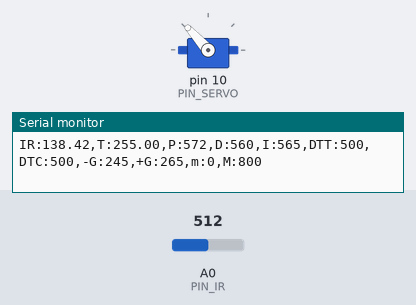
Simulated run of this sketch. Board: Arduino Uno, built with avr-gcc and run on an emulated ATmega328P. Parts: servo, the last lines printed to the serial monitor. The test bench sets the inputs (shaded band); at power-on: A0 (PIN_IR) = 512.

Above: at 1.2 s.
1.3 s: A0 (PIN_IR) set to 400
4.3 s: A0 (PIN_IR) set to 245
At 4.45 s:
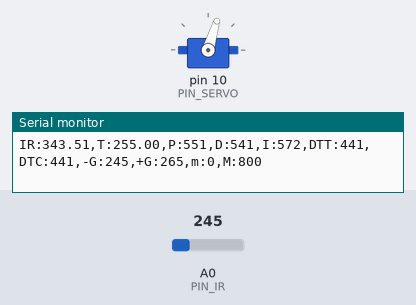
At 4.95 s:
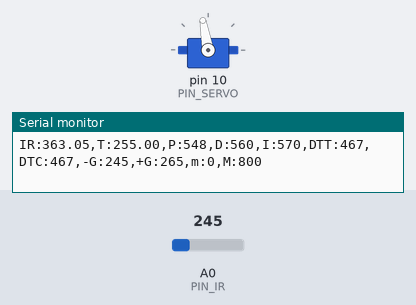
7.3 s: A0 (PIN_IR) set to 306
10.3 s: A0 (PIN_IR) set to 511
Timing chart, 0 to 13.3 s (numbered marks = the images above; inputs shaded):
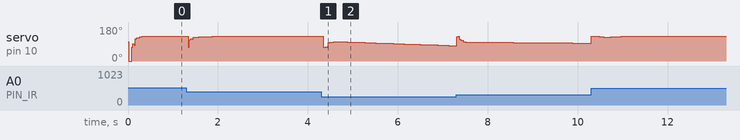

The sketch:

pid.ino
```cpp
#include <Servo.h>

/////////////////////////////
// Configurable parameters //
/////////////////////////////

// Arduino pin assignment
#define PIN_LED 9                            // [1234] LED를 아두이노의 GPIO 9번 핀에 연결
#define PIN_SERVO 10    //[3152] 서보모터를 아두이노의 10번 핀에 연결
#define PIN_IR A0     //[3158] IR센서를 아두이노의 A0 핀에 연결

// Framework setting
#define _DIST_TARGET 255  //[3166]목표로 하는 탁구공 중심 위치까지 거리255mm로 고정
#define _DIST_MIN 10                       //[3164] 최소 측정 거리 10mm로 고정
#define _DIST_MAX 410   // [3401] 측정 거리의 최댓값를 410mm로 설정

// Distance sensor
//#define _INTERVAL_DIST 30  // DELAY_MICROS * samples_num^2 의 값이 최종 거리측정 인터벌임. 넉넉하게 30ms 잡음.
#define DELAY_MICROS  1500 // 필터에 넣을 샘플값을 측정하는 딜레이(고정값!)
#define EMA_ALPHA 0.35
#define _DIST_ALPHA 0.35  // [3162] ema 필터의 alpha 값을 0.0으로 설정

// Servo range
#define _DUTY_MIN 1300    //[3148]  서보의 가동 최소 각도(0
#define _DUTY_NEU 1600      //[3150] servo neutral position (90 degree)
#define _DUTY_MAX 1900                // [3169] 서보의 최대 가동 각도(180º)

// Servo speed control
#define _SERVO_ANGLE 30   //[3159] 서보의 각도(30º)
//[3150] 레일플레이트가 사용자가 원하는 가동범위를 움직일때, 이를 움직이게 하는 서보모터의 가동범위
#define _SERVO_SPEED 1250             //[3147]  서보 속도를 30으로 설정
#define INTERVAL 20

// Event periods
#define _INTERVAL_DIST 30   // [3153] Distance Sensing을 20(ms) 마다 실행한다.
#define _INTERVAL_SERVO 20 // [3401] 서보를 20ms마다 조작하기
#define _INTERVAL_SERIAL 100  // [3151] 시리얼 0.1초 마다 업데이트

// PID parameters
#define _KP 2.2       // [3158] 비례상수 설정
#define _KD 19.0 * 1.2     // [3159] 미분제어 상수
#define _KI 0.02 * 1.15    //[3157] 적분제어 상수

float ema_dist=0;            // EMA 필터에 사용할 변수
float filtered_dist;       // 최종 측정된 거리값을 넣을 변수. loop()안에 filtered_dist = filtered_ir_distance(); 형태로 사용하면 됨.
float samples_num = 3;     // 스파이크 제거를 위한 부분필터에 샘플을 몇개 측정할 것인지. 3개로 충분함! 가능하면 수정하지 말 것.

//////////////////////
// global variables //
//////////////////////

// Servo instance
Servo myservo;  // [3153] Servo를 제어할 Object를 생성해 준다
// Distance sensor
float dist_target; // location to send the ball
float dist_raw, dist_ema;    //[3160] 실제 거리측정값과 ema필터를 적용한 값을 저장할 변수

// Event periods
unsigned long last_sampling_time_dist, last_sampling_time_servo, last_sampling_time_serial; // [3162] 거리, 서보, 시리얼에 대한 마지막 샘플링 시간을 나타내는 변수
bool event_dist, event_servo, event_serial; // [5283] 거리센서, 서보, 시리얼 모니터의 발생을 지시하는 변수

// Servo speed control
int duty_chg_per_interval;    //[3167] 주기동안 duty 변화량 변수
int duty_target, duty_curr;    // [3157] 서보의 목표위치와 서보에 실제로 입력할 위치

// PID variables
float error_curr, error_prev, control, pterm, dterm, iterm; // [3401] 비례 제어를 위한 전에 측정한 오차, 새로 측정한 오차 값, 비례항, 적분항, 미분항 변수
int a,b;
void setup() {
// initialize GPIO pins for LED and attach servo
  myservo.attach(PIN_SERVO);  // [3155] Servo 핀 설정
// initialize global variables
  last_sampling_time_dist = last_sampling_time_servo = last_sampling_time_serial = 0; // [3155] 샘플링 시각 기록 변수 초기화
  event_dist = event_servo = event_serial = false;  // [3155] 이벤트 bool값 초기화
  dist_target = _DIST_TARGET; // [3147] 목표지점 변수 초기화


// move servo to neutral position
  myservo.writeMicroseconds(1600); // [3147] 서보를 중간으로 이동
// initialize serial port
    Serial.begin(57600);                          // [3169] 57600 보드레이트로 아두이노와 통신
    a = 68.5;
    b = 271;
    iterm = 0.0;
// convert angle speed into duty change per interval.
  duty_chg_per_interval = int((_DUTY_MAX - _DUTY_MIN) * (_SERVO_SPEED /  _SERVO_ANGLE) * (float(INTERVAL) / 1000.0));    //[3159] 서보 각속도에 맞추어 센서 인식 간격 변경? [3150] 서보의 각속도를 원하는 Angle로 나누어 interval을 설정한다.
}

void loop() {
/////////////////////
// Event generator // [3155] 설정된 주기마다 이벤트 생성
/////////////////////
unsigned long time_curr = millis();
  if(time_curr >= last_sampling_time_dist + _INTERVAL_DIST) {
        last_sampling_time_dist += _INTERVAL_DIST;
        event_dist = true;
  }
  if(time_curr >= last_sampling_time_servo + _INTERVAL_SERVO) {
        last_sampling_time_servo += _INTERVAL_SERVO;
        event_servo = true;
  }
  if(time_curr >= last_sampling_time_serial + _INTERVAL_SERIAL) {
        last_sampling_time_serial += _INTERVAL_SERIAL;
        event_serial = true;
  }


////////////////////
// Event handlers //
////////////////////

  if(event_dist) {
     event_dist = false;
  // get a distance reading from the distance sensor
     float dist_filtered = filtered_ir_distance();  // [3157] 적외선 센서로 측정한 값에 필터를 적용한 값

     dist_filtered = 100 + 300.0 / (b - a) * (dist_filtered - a);

  // PID control logic
    error_curr = _DIST_TARGET - dist_filtered; // [3158] 목표값 에서 현재값을 뺀 값이 오차값
    dterm = _KD*(error_curr-error_prev); //[3148] dterm 추가
    pterm = _KP*error_curr;
    iterm += _KI*error_curr;
    control = pterm + dterm + iterm;      // [3158] P제어 이기때문에 pterm만 있음
//[3162] D제어를 위해 dterm 추가
  // duty_target = f(duty_neutral, control)
    duty_target = _DUTY_NEU + control  ;   //[3162] duty target 설정

  // keep duty_target value within the range of [_DUTY_MIN, _DUTY_MAX]
    if (duty_target < _DUTY_MIN) {
      duty_target = _DUTY_MIN;  // duty_target < _DUTY_MIN 일 때 duty_target 를 _DUTY_MIN 로 고정
    } else if (duty_target > _DUTY_MAX) {
       duty_target = _DUTY_MAX; // duty_target > _DUTY_MAX 일 때 duty_target 를 _DUTY_MAX 로 고정
    }  // [3153] [_DUTY_MIN, _DUTY_MAX] 로 서보의 가동범위를 고정하기 위한 최소한의 안전장치]
    error_prev = error_curr;      //[3159] error_prev 값 갱신
  }

  if(event_servo) {
    event_servo = false; // [3153] servo EventHandler Ticket -> false
    // adjust duty_curr toward duty_target by duty_chg_per_interval
    if(duty_target > duty_curr) {
      duty_curr += duty_chg_per_interval;
      if(duty_curr > duty_target) duty_curr = duty_target;
    }
    else {
      duty_curr -= duty_chg_per_interval;
      if(duty_curr < duty_target) duty_curr = duty_target;
    }       //[3166] 서보가 현재위치에서 목표위치에 도달할 때까지 duty_chg_per_interval값 마다 움직임(duty_curr에 duty_chg_per_interval값 더하고 빼줌)

    // update servo position
    myservo.writeMicroseconds(duty_curr);   //[3166]위에서 바뀐 현재위치 값을 갱신
  }

  //dist_raw =  100 + 300.0 / (b - a) * (dist_raw - a);
  if(event_serial) {
    event_serial = false; // [3153] serial EventHandler Ticket -> false
    float dist_raw = filtered_ir_distance();
    dist_raw = 100 + 300.0 / (b - a) * (dist_raw - a);
    Serial.print("IR:");
    Serial.print(dist_raw);
    Serial.print(",T:");
    Serial.print(dist_target);
    Serial.print(",P:");
    Serial.print(map(pterm,-1000,1000,510,610));
    Serial.print(",D:");
    Serial.print(map(dterm,-1000,1000,510,610));
    Serial.print(",I:");
    Serial.print(map(iterm,-1000,1000,510,610));
    Serial.print(",DTT:");
    Serial.print(map(duty_target,1000,2000,410,510));
    Serial.print(",DTC:");
    Serial.print(map(duty_curr,1000,2000,410,510));
    Serial.println(",-G:245,+G:265,m:0,M:800");
  }
}

float ir_distance(void){ // return value unit: mm
  float val;
  float volt = float(analogRead(PIN_IR));
  val = ((6762.0/(volt-9.0))-4.0) * 10.0;
  return val;       //[3150] 적외선 센서를 통해 거리를 return시킨다.
}

// ================
float under_noise_filter(void){ // 아래로 떨어지는 형태의 스파이크를 제거해주는 필터
  int currReading;
  int largestReading = 0;
  for (int i = 0; i < samples_num; i++) {
    currReading = ir_distance();
    if (currReading > largestReading) { largestReading = currReading; }
    // Delay a short time before taking another reading
    delayMicroseconds(DELAY_MICROS);
  }
  return largestReading;
}

float filtered_ir_distance(void){ // 아래로 떨어지는 형태의 스파이크를 제거 후, 위로 치솟는 스파이크를 제거하고 EMA필터를 적용함.
  // under_noise_filter를 통과한 값을 upper_nosie_filter에 넣어 최종 값이 나옴.
  int currReading;
  int lowestReading = 1024;
  for (int i = 0; i < samples_num; i++) {
    currReading = under_noise_filter();
    if (currReading < lowestReading) { lowestReading = currReading; }
  }
  // eam 필터 추가
  ema_dist = EMA_ALPHA*lowestReading + (1-EMA_ALPHA)*ema_dist;
  return ema_dist;
}
```
